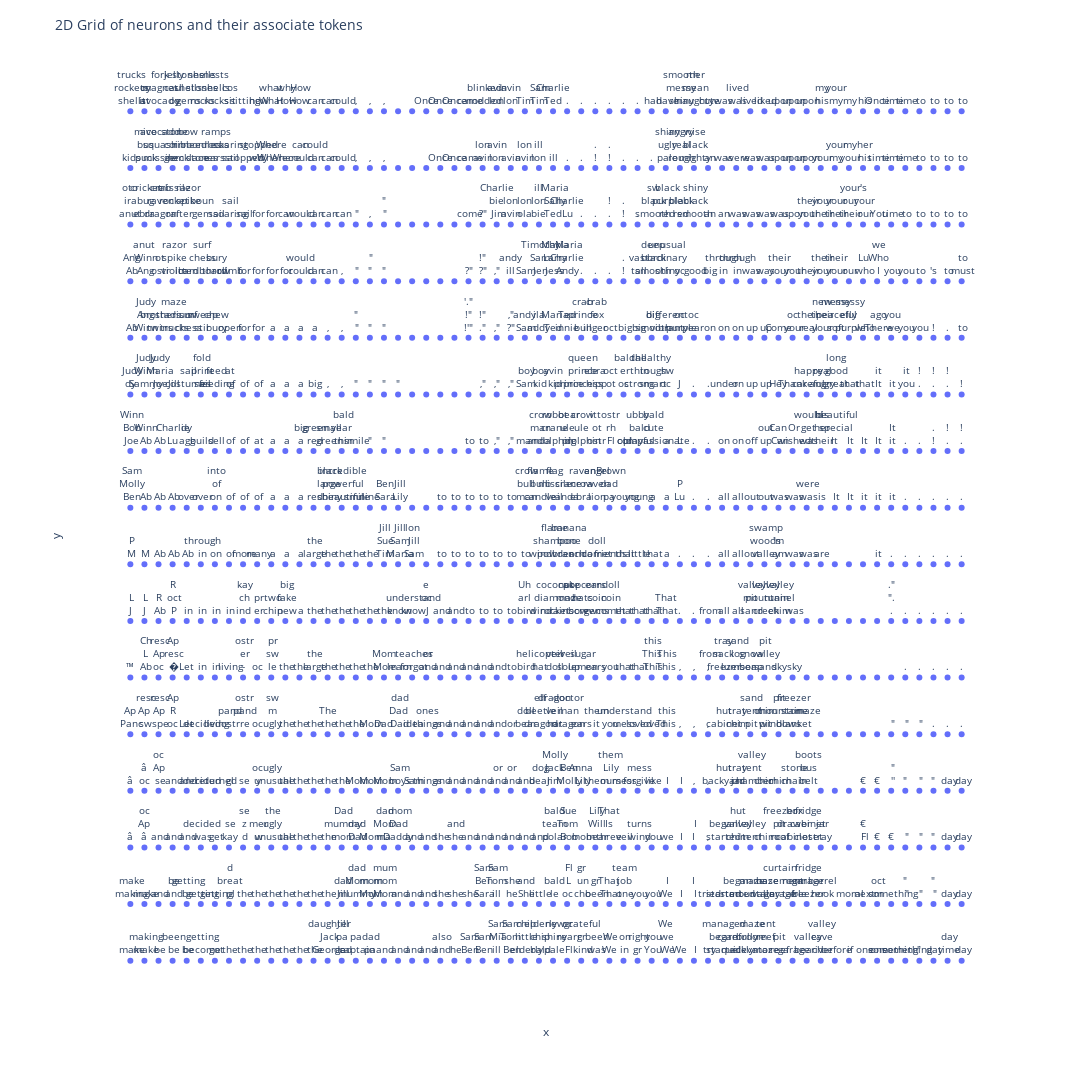

Notebook source saved alongside this figure:
### Code cell
import plotly.express as px

# layer_kwargs_2D['lateral_period']
# fig = px.scatter(x=np.arange(0,60,1).repeat(10), y=np.tile(np.arange(0,10), 60), text=joint_text[:600])
x_rows = 16
fig = px.scatter(
    x=np.tile(np.arange(0,60), x_rows), 
    y=np.arange(0,x_rows,1).repeat(60), 
    text=joint_text[:60*x_rows]
)

fig.update_traces(textposition='top center')

fig.update_layout(
    height=1200,
    width=3000,
    plot_bgcolor='white',  # Background color of the plot area
    paper_bgcolor='white', # Background color of the area outside the plot
    title_text='2D Grid of neurons and their associate tokens',
    xaxis=dict(showgrid=False, zeroline=False, showticklabels=False),
    yaxis=dict(showgrid=False, zeroline=False, showticklabels=False),
    # xaxis_range=[11, 31],
    # yaxis_range=[-0.5, x_rows+1],
    font=dict(size=10) 
)
fig.show()

from pathlib import Path
dir = Path('image-pres')
dir.mkdir(exist_ok=True)
fig.write_image(f'{dir}/2D-neuron-map-words.png', format='png', scale=6, width=3000, height=1000)

### Figure 1 — Plotly figure (JSON) as saved in the notebook; plotly's stock layout.template omitted (floating-point values rounded to 4 significant figures; data arrays with more than 128 entries replaced by an {"elided": "..."} marker saying what was removed)
{"data": [{"hovertemplate": "x=%{x}<br>y=%{y}<br>text=%{text}<extra></extra>", "legendgroup": "", "marker": {"color": "#636efa", "symbol": "circle"}, "mode": "markers+text", "name": "", "orientation": "v", "showlegend": false, "text": {"elided": "960 str values"}, "textposition": "top center", "type": "scatter", "x": {"elided": "960 int values"}, "xaxis": "x", "y": {"elided": "960 int values"}, "yaxis": "y"}], "layout": {"font": {"size": 10}, "height": 1200, "legend": {"tracegroupgap": 0}, "margin": {"t": 60}, "paper_bgcolor": "white", "plot_bgcolor": "white", "title": {"text": "2D Grid of neurons and their associate tokens"}, "width": 3000, "xaxis": {"anchor": "y", "domain": [0, 1], "showgrid": false, "showticklabels": false, "title": {"text": "x"}, "zeroline": false}, "yaxis": {"anchor": "x", "domain": [0, 1], "showgrid": false, "showticklabels": false, "title": {"text": "y"}, "zeroline": false}}}
